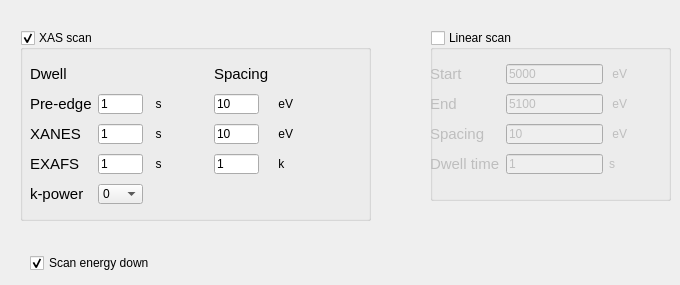
    <widget class="QWidget" name="tab_step_scan">
     <attribute name="title">
      <string>Step scan</string>
     </attribute>
     <widget class="QGroupBox" name="groupBox_step_linear_scan">
      <property name="geometry">
       <rect>
        <x>430</x>
        <y>30</y>
        <width>241</width>
        <height>171</height>
       </rect>
      </property>
      <property name="title">
       <string>Linear scan</string>
      </property>
      <property name="flat">
       <bool>true</bool>
      </property>
      <property name="checkable">
       <bool>true</bool>
      </property>
      <property name="checked">
       <bool>false</bool>
      </property>
      <widget class="QWidget" name="gridLayoutWidget_7">
       <property name="geometry">
        <rect>
         <x>0</x>
         <y>30</y>
         <width>201</width>
         <height>121</height>
        </rect>
       </property>
       <layout class="QGridLayout" name="gridLayout_7">
        <item row="0" column="1">
         <widget class="QLineEdit" name="edit_linear_scan_start">
          <property name="maximumSize">
           <size>
            <width>16777215</width>
            <height>20</height>
           </size>
          </property>
          <property name="text">
           <string>5000</string>
          </property>
         </widget>
        </item>
        <item row="1" column="0">
         <widget class="QLabel" name="label_33">
          <property name="maximumSize">
           <size>
            <width>16777215</width>
            <height>20</height>
           </size>
          </property>
          <property name="font">
           <font>
            <pointsize>11</pointsize>
            <italic>false</italic>
           </font>
          </property>
          <property name="text">
           <string>End</string>
          </property>
         </widget>
        </item>
        <item row="1" column="1">
         <widget class="QLineEdit" name="edit_linear_scan_end">
          <property name="maximumSize">
           <size>
            <width>16777215</width>
            <height>20</height>
           </size>
          </property>
          <property name="text">
           <string>5100</string>
          </property>
         </widget>
        </item>
        <item row="2" column="1">
         <widget class="QLineEdit" name="edit_linear_scan_spacing">
          <property name="maximumSize">
           <size>
            <width>16777215</width>
            <height>20</height>
           </size>
          </property>
          <property name="text">
           <string>10</string>
          </property>
         </widget>
        </item>
        <item row="0" column="0">
         <widget class="QLabel" name="label_25">
          <property name="maximumSize">
           <size>
            <width>16777215</width>
            <height>20</height>
           </size>
          </property>
          <property name="font">
           <font>
            <pointsize>11</pointsize>
            <italic>false</italic>
           </font>
          </property>
          <property name="text">
           <string>Start</string>
          </property>
         </widget>
        </item>
        <item row="0" column="2">
         <widget class="QLabel" name="label_31">
          <property name="maximumSize">
           <size>
            <width>16777215</width>
            <height>20</height>
           </size>
          </property>
          <property name="text">
           <string> eV </string>
          </property>
         </widget>
        </item>
        <item row="2" column="0">
         <widget class="QLabel" name="label_42">
          <property name="maximumSize">
           <size>
            <width>16777215</width>
            <height>20</height>
           </size>
          </property>
          <property name="font">
           <font>
            <pointsize>11</pointsize>
            <italic>false</italic>
           </font>
          </property>
          <property name="text">
           <string>Spacing</string>
          </property>
         </widget>
        </item>
        <item row="1" column="2">
         <widget class="QLabel" name="label_44">
          <property name="maximumSize">
           <size>
            <width>16777215</width>
            <height>20</height>
           </size>
          </property>
          <property name="text">
           <string> eV </string>
          </property>
         </widget>
        </item>
        <item row="3" column="0">
         <widget class="QLabel" name="label_43">
          <property name="maximumSize">
           <size>
            <width>16777215</width>
            <height>20</height>
           </size>
          </property>
          <property name="font">
           <font>
            <pointsize>11</pointsize>
            <italic>false</italic>
           </font>
          </property>
          <property name="text">
           <string>Dwell time</string>
          </property>
         </widget>
        </item>
        <item row="3" column="1">
         <widget class="QLineEdit" name="edit_linear_scan_dwell">
          <property name="maximumSize">
           <size>
            <width>16777215</width>
            <height>20</height>
           </size>
          </property>
          <property name="text">
           <string>1</string>
          </property>
         </widget>
        </item>
        <item row="3" column="2">
         <widget class="QLabel" name="label_46">
          <property name="maximumSize">
           <size>
            <width>16777215</width>
            <height>20</height>
           </size>
          </property>
          <property name="text">
           <string>s</string>
          </property>
         </widget>
        </item>
        <item row="2" column="2">
         <widget class="QLabel" name="label_45">
          <property name="maximumSize">
           <size>
            <width>16777215</width>
            <height>20</height>
           </size>
          </property>
          <property name="text">
           <string> eV </string>
          </property>
         </widget>
        </item>
       </layout>
      </widget>
     </widget>
     <widget class="QGroupBox" name="groupBox_step_xas_scan">
      <property name="geometry">
       <rect>
        <x>20</x>
        <y>30</y>
        <width>351</width>
        <height>191</height>
       </rect>
      </property>
      <property name="title">
       <string>XAS scan</string>
      </property>
      <property name="checkable">
       <bool>true</bool>
      </property>
      <widget class="QWidget" name="gridLayoutWidget_17">
       <property name="geometry">
        <rect>
         <x>10</x>
         <y>30</y>
         <width>304</width>
         <height>151</height>
        </rect>
       </property>
       <layout class="QGridLayout" name="gridLayout_18">
        <item row="0" column="0">
         <widget class="QLabel" name="label_100">
          <property name="maximumSize">
           <size>
            <width>16777215</width>
            <height>20</height>
           </size>
          </property>
          <property name="font">
           <font>
            <family>Cantarell</family>
            <pointsize>11</pointsize>
           </font>
          </property>
          <property name="text">
           <string>Dwell</string>
          </property>
         </widget>
        </item>
        <item row="3" column="1">
         <widget class="QLineEdit" name="edit_exafs_dwell">
          <property name="maximumSize">
           <size>
            <width>45</width>
            <height>20</height>
           </size>
          </property>
          <property name="text">
           <string>1</string>
          </property>
         </widget>
        </item>
        <item row="1" column="0">
         <widget class="QLabel" name="label_80">
          <property name="maximumSize">
           <size>
            <width>16777215</width>
            <height>20</height>
           </size>
          </property>
          <property name="font">
           <font>
            <pointsize>11</pointsize>
            <italic>false</italic>
           </font>
          </property>
          <property name="text">
           <string>Pre-edge</string>
          </property>
         </widget>
        </item>
        <item row="3" column="2">
         <widget class="QLabel" name="label_98">
          <property name="maximumSize">
           <size>
            <width>16777215</width>
            <height>20</height>
           </size>
          </property>
          <property name="text">
           <string>  s  </string>
          </property>
         </widget>
        </item>
        <item row="2" column="1">
         <widget class="QLineEdit" name="edit_xanes_dwell">
          <property name="maximumSize">
           <size>
            <width>45</width>
            <height>20</height>
           </size>
          </property>
          <property name="text">
           <string>1</string>
          </property>
         </widget>
        </item>
        <item row="1" column="1">
         <widget class="QLineEdit" name="edit_preedge_dwell">
          <property name="maximumSize">
           <size>
            <width>45</width>
            <height>20</height>
           </size>
          </property>
          <property name="text">
           <string>1</string>
          </property>
         </widget>
        </item>
        <item row="2" column="0">
         <widget class="QLabel" name="label_81">
          <property name="maximumSize">
           <size>
            <width>16777215</width>
            <height>20</height>
           </size>
          </property>
          <property name="font">
           <font>
            <pointsize>11</pointsize>
            <italic>false</italic>
           </font>
          </property>
          <property name="text">
           <string>XANES</string>
          </property>
         </widget>
        </item>
        <item row="1" column="2">
         <widget class="QLabel" name="label_82">
          <property name="maximumSize">
           <size>
            <width>16777215</width>
            <height>20</height>
           </size>
          </property>
          <property name="text">
           <string>  s  </string>
          </property>
         </widget>
        </item>
        <item row="3" column="0">
         <widget class="QLabel" name="label_97">
          <property name="maximumSize">
           <size>
            <width>16777215</width>
            <height>20</height>
           </size>
          </property>
          <property name="font">
           <font>
            <pointsize>11</pointsize>
            <italic>false</italic>
           </font>
          </property>
          <property name="text">
           <string>EXAFS</string>
          </property>
         </widget>
        </item>
        <item row="1" column="3">
         <widget class="QLineEdit" name="edit_preedge_spacing">
          <property name="maximumSize">
           <size>
            <width>45</width>
            <height>20</height>
           </size>
          </property>
          <property name="text">
           <string>10</string>
          </property>
         </widget>
        </item>
        <item row="4" column="0">
         <widget class="QLabel" name="label_101">
          <property name="maximumSize">
           <size>
            <width>16777215</width>
            <height>20</height>
           </size>
          </property>
          <property name="font">
           <font>
            <pointsize>11</pointsize>
            <italic>false</italic>
           </font>
          </property>
          <property name="text">
           <string>k-power</string>
          </property>
         </widget>
        </item>
        <item row="2" column="2">
         <widget class="QLabel" name="label_99">
          <property name="maximumSize">
           <size>
            <width>16777215</width>
            <height>20</height>
           </size>
          </property>
          <property name="text">
           <string>  s  </string>
          </property>
         </widget>
        </item>
        <item row="4" column="1">
         <widget class="QComboBox" name="comboBox_exafs_dwell_kpower">
          <property name="maximumSize">
           <size>
            <width>45</width>
            <height>20</height>
           </size>
          </property>
          <item>
           <property name="text">
            <string>0</string>
           </property>
          </item>
          <item>
           <property name="text">
            <string>1</string>
           </property>
          </item>
          <item>
           <property name="text">
            <string>2</string>
           </property>
          </item>
         </widget>
        </item>
        <item row="1" column="4">
         <widget class="QLabel" name="label_74">
          <property name="maximumSize">
           <size>
            <width>16777215</width>
            <height>20</height>
           </size>
          </property>
          <property name="text">
           <string> eV </string>
          </property>
         </widget>
        </item>
        <item row="2" column="3">
         <widget class="QLineEdit" name="edit_xanes_spacing">
          <property name="maximumSize">
           <size>
            <width>45</width>
            <height>20</height>
           </size>
          </property>
          <property name="text">
           <string>10</string>
          </property>
         </widget>
        </item>
        <item row="2" column="4">
         <widget class="QLabel" name="label_76">
          <property name="maximumSize">
           <size>
            <width>16777215</width>
            <height>20</height>
           </size>
          </property>
          <property name="text">
           <string> eV </string>
          </property>
         </widget>
        </item>
        <item row="3" column="3">
         <widget class="QLineEdit" name="edit_exafs_spacing">
          <property name="maximumSize">
           <size>
            <width>45</width>
            <height>20</height>
           </size>
          </property>
          <property name="text">
           <string>1</string>
          </property>
         </widget>
        </item>
        <item row="3" column="4">
         <widget class="QLabel" name="label_85">
          <property name="maximumSize">
           <size>
            <width>16777215</width>
            <height>20</height>
           </size>
          </property>
          <property name="text">
           <string> k</string>
          </property>
         </widget>
        </item>
        <item row="0" column="3">
         <widget class="QLabel" name="label_83">
          <property name="maximumSize">
           <size>
            <width>16777215</width>
            <height>20</height>
           </size>
          </property>
          <property name="font">
           <font>
            <family>Cantarell</family>
            <pointsize>11</pointsize>
           </font>
          </property>
          <property name="text">
           <string>Spacing</string>
          </property>
         </widget>
        </item>
       </layout>
      </widget>
     </widget>
     <widget class="QCheckBox" name="checkBox_energy_down">
      <property name="geometry">
       <rect>
        <x>30</x>
        <y>250</y>
        <width>201</width>
        <height>26</height>
       </rect>
      </property>
      <property name="text">
       <string>Scan energy down</string>
      </property>
      <property name="checked">
       <bool>true</bool>
      </property>
      <property name="tristate">
       <bool>false</bool>
      </property>
     </widget>
    </widget>
